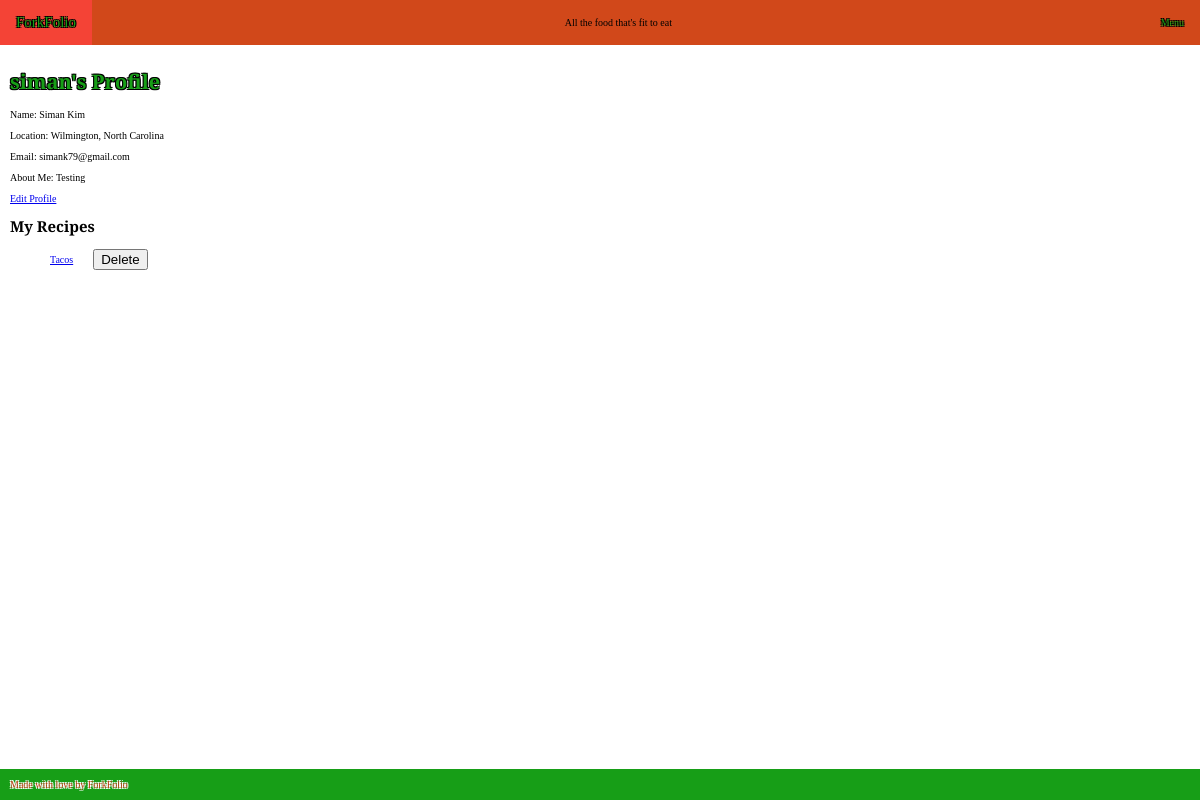
The app's page /recipes/profile/ (signed in), older data.
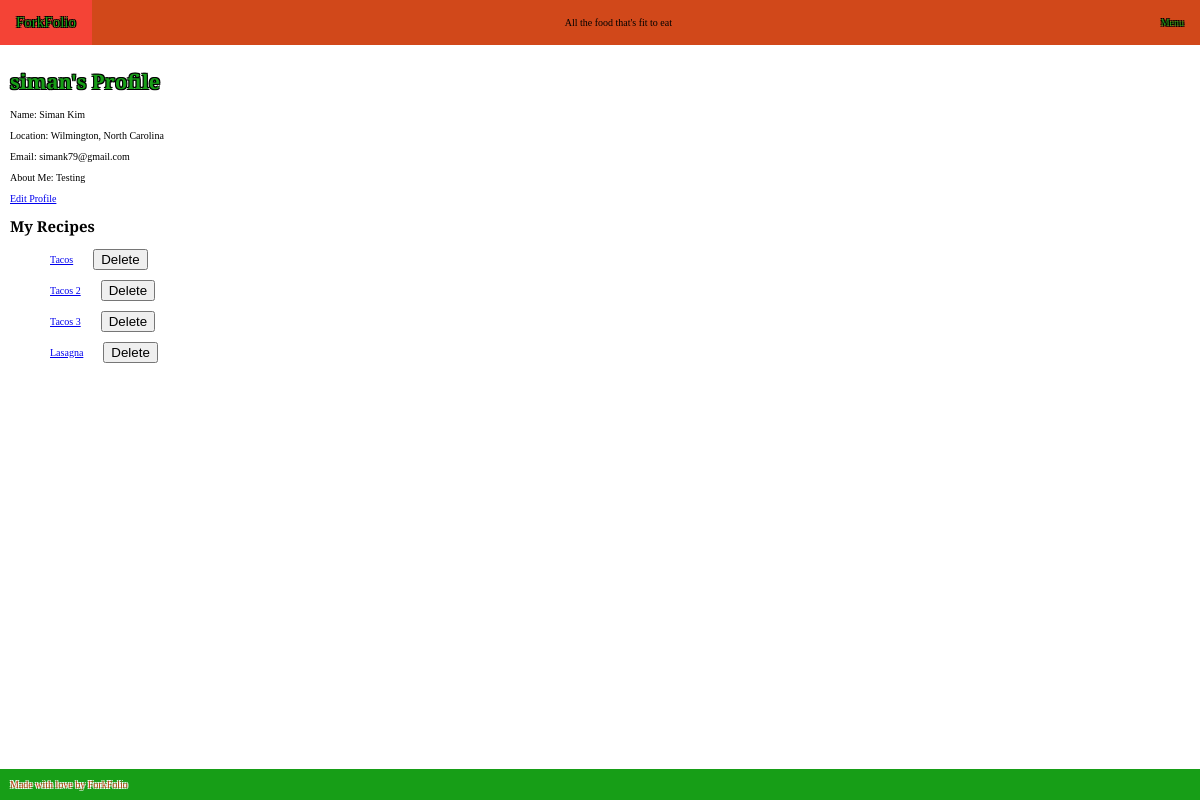
The same page, newer data.
### recipes/models.py (models this page shows, shortened)
class Profile(models.Model):
    user = models.OneToOneField(User, on_delete=models.CASCADE)
    name = models.CharField(max_length=100, blank=True)
    location = models.CharField(max_length=100, blank=True)
    email = models.EmailField(blank=True)
    about_me = models.TextField(blank=True)

class Recipe(models.Model):
    title = models.CharField(max_length=250)
    picture = models.URLField()
    description = models.TextField()
    created_on = models.DateTimeField(auto_now_add=True)
    user = models.ForeignKey(User, on_delete=models.CASCADE, null=True)

### recipes/views.py (the view)
# urls.py: path("profile/", profile_view, name="my_profile", kwargs={"username": None}),
@login_required
def profile_view(request, username=None):
    user = request.user if username is None else get_object_or_404(User, username=username)
    profile = get_object_or_404(Profile, user=user)
    recipes = Recipe.objects.filter(user=user)
    return render(request, 'recipes/profile.html', {'profile': profile, 'recipes': recipes})

### recipes/templates/recipes/profile.html (shortened to what this page needs)
{% extends 'base.html' %}
{% block content %}
  <h1>{{ profile.user.username }}'s Profile</h1>
  <p>Name: {{ profile.name }}</p>
  <p>Location: {{ profile.location }}</p>
  <p>Email: {{ profile.email }}</p>
  <p>About Me: {{ profile.about_me }}</p>
  {% if user.is_authenticated and user == profile.user %}
    <a href="{% url 'profile_edit' %}">Edit Profile</a>
  {% endif %}
  <h2>My Recipes</h2>
  <ul>
    {% for recipe in recipes %}
      <div class="recipe-item">
        <div class="recipe-name">
          <a href="{% url 'show_recipe' id=recipe.id %}">{{ recipe.title }}</a>
        </div>
        <div class="recipe_delete">
          <form action="{% url 'delete_recipe' id=recipe.id %}" method="post">
            <button type="submit" onclick="return confirm('Are you sure you want to delete this recipe?');">Delete</button>
          </form>
        </div>
      </div>
    {% endfor %}
  </ul>
{% endblock %}

### recipes/templates/base.html (shortened to what this page needs)
{% load static %}
<!DOCTYPE html>
<html lang="en">
<head>
  <link rel="stylesheet" href="https://cdnjs.cloudflare.com/ajax/libs/font-awesome/5.15.3/css/all.css">
  <link rel="stylesheet" href="{% static 'css/recipes.css' %}">
</head>
<body>
  <header>
    <nav>
      <div class="nav-container">
        <a class="nav-link main-page-link" href="{% url 'recipe_list' %}">ForkFolio</a>
        <div>All the food that's fit to eat</div>
        <div class="dropdown">
          <button class="dropbtn">Menu</button>
        </div>
      </div>
    </nav>
  </header>
  <main>
    {% block content %}{% endblock content %}
  </main>
  <footer>
    Made with love by ForkFolio
  </footer>
</body>
</html>

### recipes/static/css/recipes.css (style rules this page uses)
html { height: 100%; }
body { margin: 0; padding: 0; font-size: 10px; display: flex; flex-direction: column; min-height: 100vh; font-family: 'Alfa Slab One'; }
main { flex: 1; padding: 10px; }
h1 { letter-spacing: 0px; color: #179e17; text-shadow: -1px -1px 0 black, 1px -1px 0 black, -1px 1px 0 black, 1px 1px 0 black; }
h2 { letter-spacing: 0px; }
.nav-link.main-page-link { color: #179e17; font-family: 'Alfa Slab One'; font-size: 15px; text-shadow: -1px -1px 0 black, 1px -1px 0 black, -1px 1px 0 black, 1px 1px 0 black; }
footer { color: rgb(191, 62, 19); font-family: 'Alfa Slab One'; padding: 10px; background-color: #179e17; text-shadow: -1px -1px 0 white, 1px -1px 0 white, -1px 1px 0 white, 1px 1px 0 white; }
.nav-container { display: flex; justify-content: space-between; align-items: center; padding: 0px; background-color: rgb(209, 72, 26); }
.nav-link, .dropbtn { color: #179e17; font-family: 'Alfa Slab One'; text-shadow: -1px -1px 0 black, 1px -1px 0 black, -1px 1px 0 black, 1px 1px 0 black; text-decoration: none; padding: 14px 16px; display: inline-block; }
.dropbtn { background: none; border: none; cursor: pointer; font-size: inherit; }
.dropdown { position: relative; display: inline-block; }
.recipe-item { display: flex; align-items: center; margin-bottom: 10px; }
.recipe-name { margin-right: 20px; }

Row changes from the older to the newer data that the page shows:
added Recipe: title "Tacos 2"
added Recipe: title "Tacos 3"
added Recipe: title "Lasagna"
